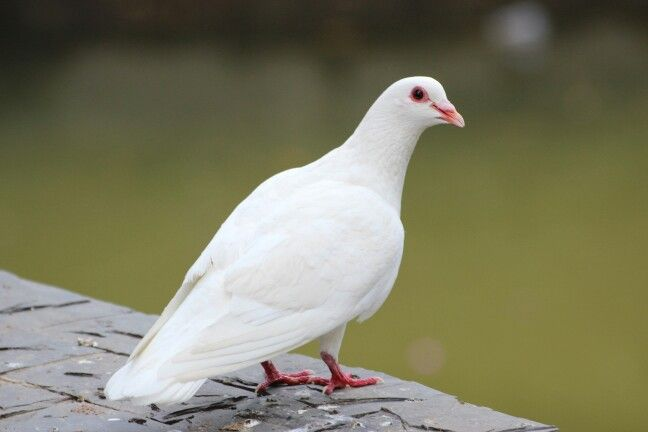
#> input picture bird.jpg, 648 x 432 px, found by its file name
$ python Compression.py
#> lines starting #> are read from the running program, lines starting #| are printed output that depends on the picture; after the words box and inside, x2 and y2 are one past the last pixel; in counts of white or black regions, pixels touching at a corner belong together
import matplotlib.pyplot as plt
import cv2
import numpy as np


def main():
    img_path="C:/Users/Dell/Desktop/class4_1/DIP/code/bird.jpg"
    rgb=plt.imread(img_path)
#> rgb is the input picture: shape (432, 648, 3); mean R, G, B 125.1, 123.8, 98.2
    grayscale=cv2.cvtColor(rgb,cv2.COLOR_RGB2GRAY)
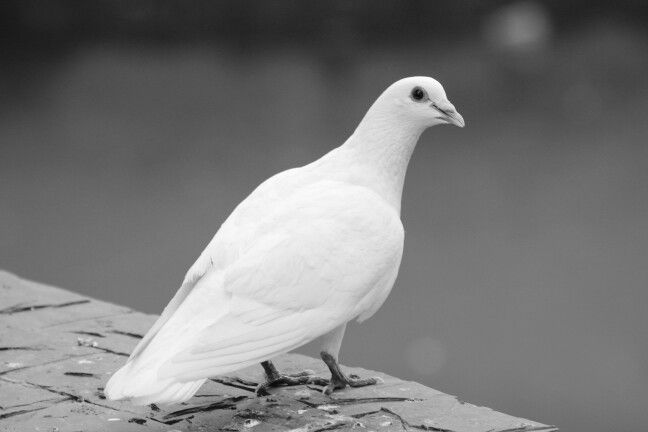
#> grayscale: shape (432, 648); min 4, max 255, mean 121.3

    fft=np.fft.fft2(grayscale)
    fft_sort=np.sort(np.abs(fft.ravel()))
    n=len(fft_sort)
#> n = 279936
    i=1
    for keep in (0.75,0.50,0.1,0.05,0.01,0.001,0.0001):
        thresh=fft_sort[int(np.floor(n*(1-keep)))]
        ind=np.abs(fft)>thresh
        allow=fft*ind
        ifft=np.fft.ifft2(allow).real

        plt.subplot(4,2,i)
        plt.imshow(ifft,cmap='gray')
        plt.title("keep ={}%".format(keep*100))
        i+=1
#> this loop made 7 passes
#> thresh on passes 1 to 7: 905.8, 1613.3, 6253.4, 10966, 37334.8, 151700.6, 969715.1
#> pass 1, in main, `ind=np.abs(fft)>thresh`:
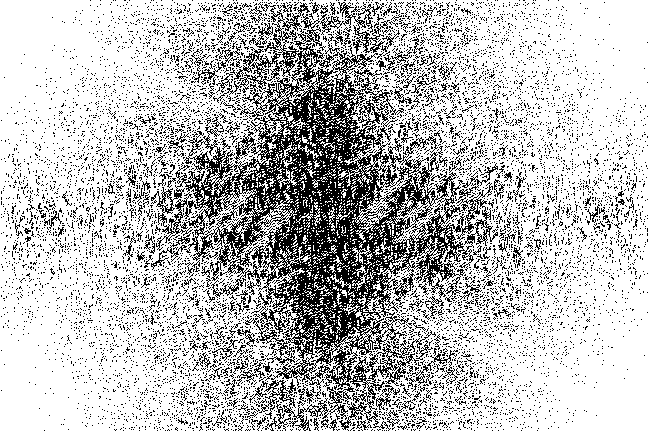
#> ind: shape (432, 648) bool; 75% white; black in thin lines or dots
#> pass 2, in main, `ind=np.abs(fft)>thresh`:
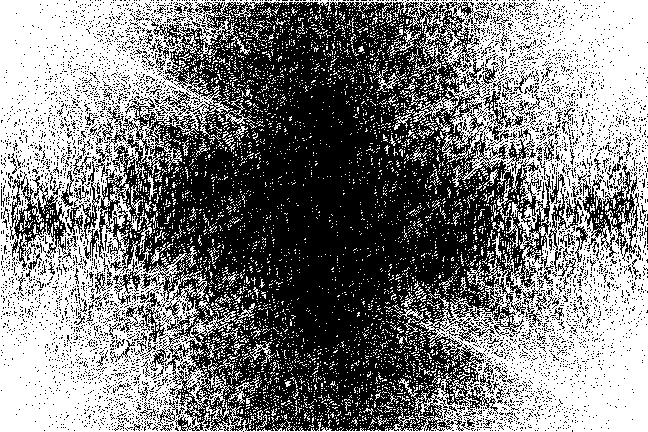
#> ind: shape (432, 648) bool; 50% white; 4601 white regions (4478 under 20 px), largest, box (x1, y1, x2, y2) and area: (0, 0, 648, 432) 122303, (225, 99, 255, 125) 173, (394, 308, 424, 334) 173
#> after the loop, i = 8
    plt.show()
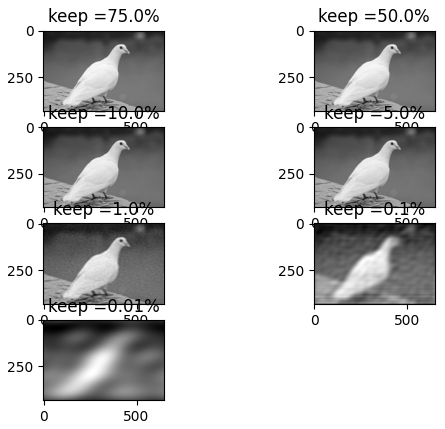
#> figure drawn by matplotlib, 7 panels


if __name__=='__main__':
    main()

$ run again, with ship.jpg copied over bird.jpg
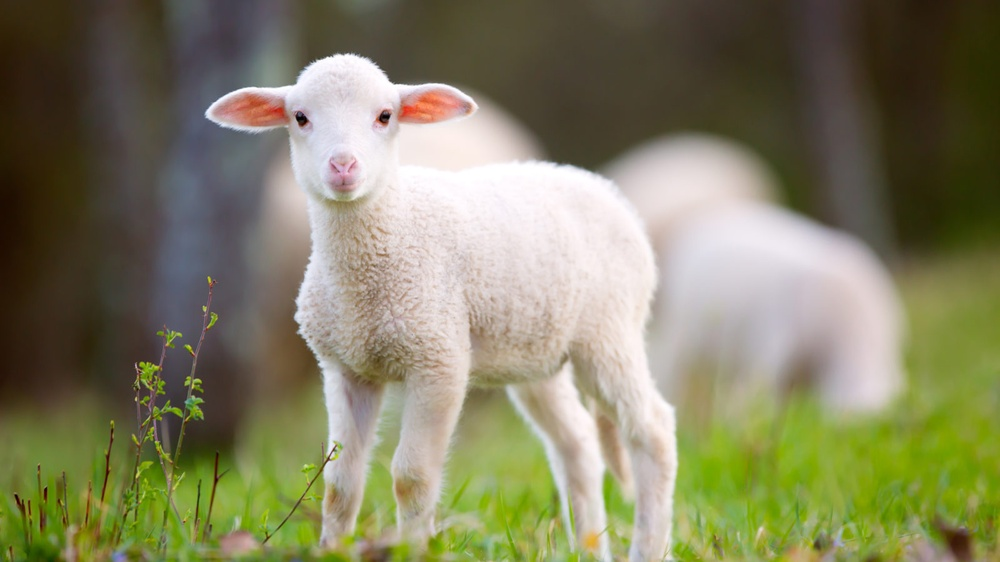
#> input picture ship.jpg, 1000 x 562 px, shrunk from 1600 x 900 before the run, found by its file name
#> in main, rgb is the input picture: shape (562, 1000, 3); mean R, G, B 130.5, 128.4, 98.5
#> n = 562000
#> the loop in main, `for keep in (0.75,0.50,0.1,0.05,0.01,0.001,0.0001):` made 7 passes
#> thresh on passes 1 to 7: 561.6, 1174.3, 6893.8, 12135, 41322.4, 230170.1, 1179692.5
#> pass 1, in main, `ind=np.abs(fft)>thresh`:
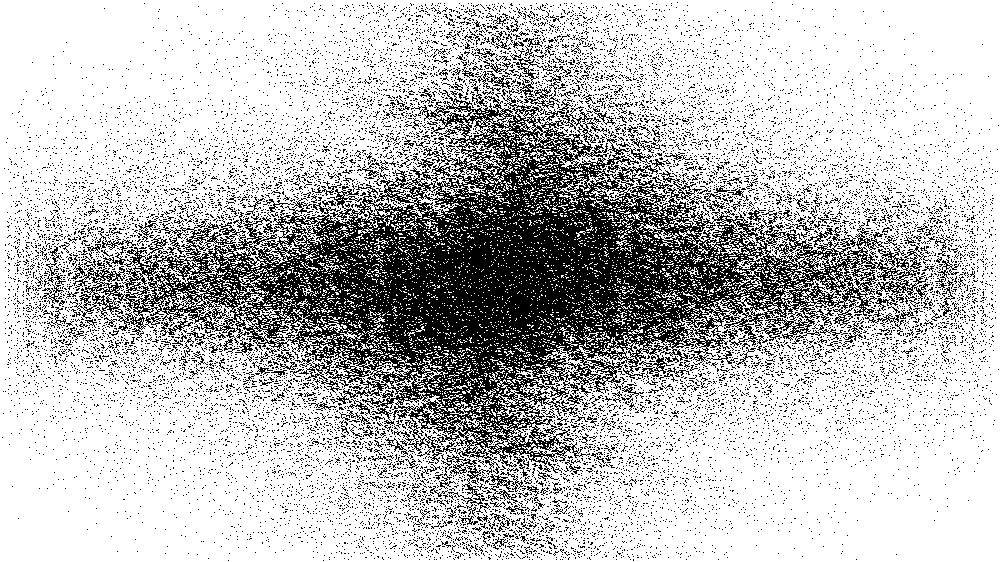
#> ind: shape (562, 1000) bool; 75% white; black in thin lines or dots
#> pass 2, in main, `ind=np.abs(fft)>thresh`:
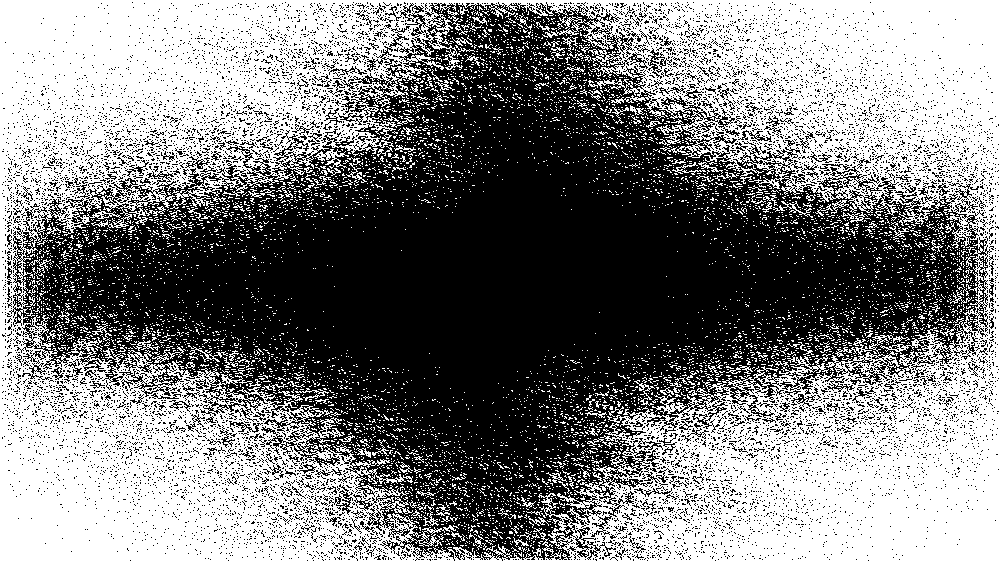
#> ind: shape (562, 1000) bool; 50% white; 6819 white regions (6662 under 20 px), largest, box (x1, y1, x2, y2) and area: (0, 0, 1000, 562) 255851, (656, 119, 684, 146) 238, (317, 417, 345, 444) 238
#> after the loop in main, `for keep in (0.75,0.50,0.1,0.05,0.01,0.001,0.0001):`: i = 8
